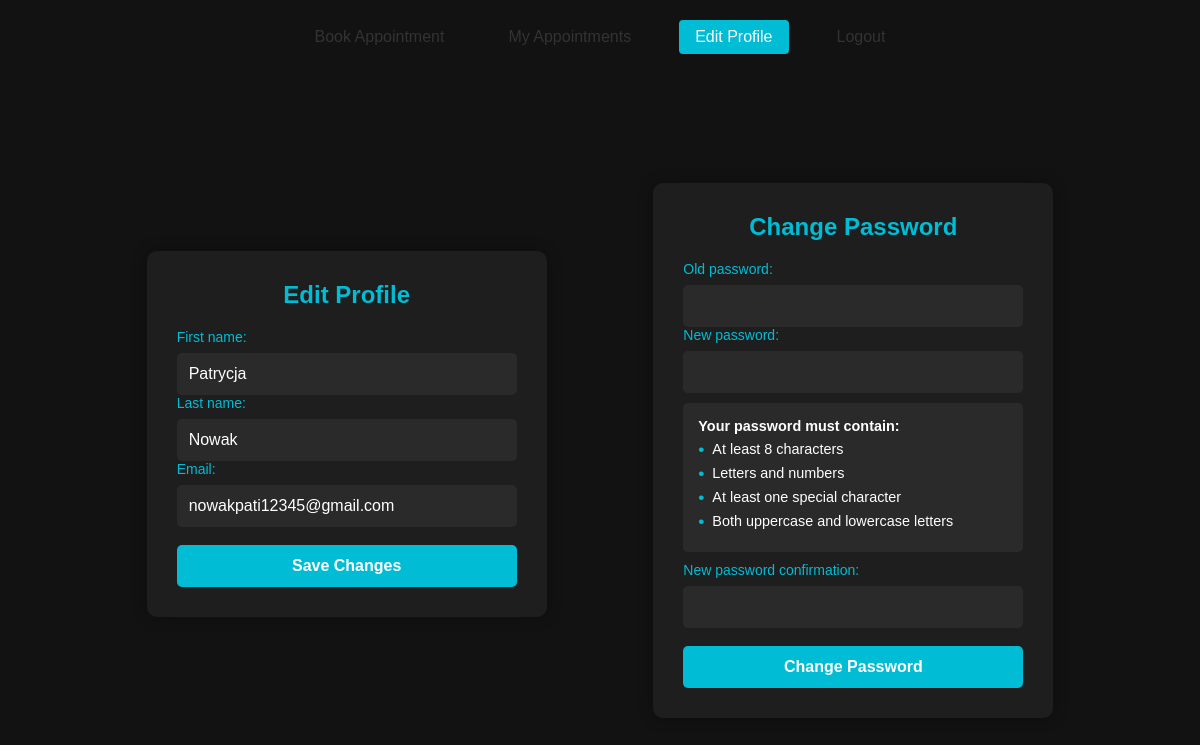
The page /edit_profile/ (signed in) on the database its author committed.
### backend/terminal/models.py (models this page shows, shortened)
class MyUser(AbstractUser):
    username = None  # Remove username field
    email = models.EmailField('email address', unique=True)
    first_name = models.CharField(max_length=30)
    last_name = models.CharField(max_length=30)
    phone_number = models.CharField(max_length=15, blank=True, null=True)
    USERNAME_FIELD = 'email'
    REQUIRED_FIELDS = ['first_name', 'last_name']
    objects = UserManager()

### backend/terminal/Functionalities/editting_account.py (the view, shortened to what this page needs)
# urls.py: path('edit_profile/', editting_account.edit_profile, name='edit_profile'),
@login_required
def edit_profile(request):
    user = request.user
    password_form = PasswordChangeForm(user)
    return render(request, 'terminal/edit_profile.html', {
        'password_form': password_form
    })

### backend/terminal/templates/terminal/edit_profile.html (shortened to what this page needs)
{% extends 'terminal/base.html' %}
{% block content %}
<div class="auth-container edit">
    <div class="auth-form">
        <h2>Edit Profile</h2>
        <form method="POST" action="{% url 'edit_profile' %}">
            <label>First name:</label>
            <input type="text" name="first_name" value="{{ user.first_name }}" required>
            <label>Last name:</label>
            <input type="text" name="last_name" value="{{ user.last_name }}" required>
            <label>Email:</label>
            <input type="email" name="email" value="{{ user.email }}" required> <br><br>
            <button type="submit">Save Changes</button>
        </form>
    </div>
    <div class="auth-form" style="margin-top: 2rem;">
        <h2>Change Password</h2>
        <form method="POST" action="{% url 'edit_profile' %}">
            {% for field in password_form %}
                <div class="form-field">
                    {{ field.label_tag }}
                    {{ field }}
                    {% if field.name == 'new_password1' %}
                        <div class="password-hints">
                            <strong>Your password must contain:</strong>
                            <ul>
                                <li>At least 8 characters</li>
                                <li>Letters and numbers</li>
                                <li>At least one special character</li>
                                <li>Both uppercase and lowercase letters</li>
                            </ul>
                        </div>
                    {% endif %}
                </div>
            {% endfor %}
            <br>
            <button type="submit">Change Password</button>
        </form>
    </div>
</div>
{% endblock %}

### backend/terminal/static/css/style.css (style rules this page uses)
* { margin: 0; padding: 0; box-sizing: border-box; }
body { font-family: Arial, sans-serif; background-color: #121212; color: #fff; min-height: 100vh; padding: 20px; }
.auth-container { display: flex; flex-wrap: wrap; flex-direction: column-reverse; justify-content: center; align-items: center; min-height: calc(100vh - 40px); padding: 20px; background-color: #121212; }
.auth-container.edit { display: flex; min-height: calc(100vh - 40px); padding: 20px; background-color: #121212; justify-content: space-evenly; flex-direction: row; align-content: center; align-items: center; }
.auth-form { background-color: #1e1e1e; padding: 30px; border-radius: 10px; box-shadow: 0 0 15px rgba(0,0,0,0.3); width: 100%; max-width: 400px; }
.auth-form h2 { color: #00bcd4; margin-bottom: 20px; text-align: center; }
.auth-form label { display: block; color: #00bcd4; margin-bottom: 8px; font-size: 14px; }
.auth-form input { width: 100%; padding: 12px; border: none; border-radius: 5px; background-color: #2a2a2a; color: #fff; font-size: 16px; }
.auth-form button { width: 100%; padding: 12px; border: none; border-radius: 5px; background-color: #00bcd4; color: #fff; font-size: 16px; font-weight: bold; cursor: pointer; transition: background-color 0.3s ease; }
.password-hints { background-color: #2a2a2a; padding: 15px; border-radius: 5px; margin: 10px 0; font-size: 0.9em; color: #fff; }
.password-hints ul { list-style-type: none; padding-left: 0; margin: 5px 0; }
.password-hints li { margin: 3px 0; display: flex; align-items: center; }
.password-hints li::before { content: "•"; color: #00bcd4; margin-right: 8px; font-size: 1.2em; }

### rows shown on the page
MyUser: first_name "Patrycja", last_name "Nowak", email "nowakpati12345@gmail.com"

### other values the page prints
{{ field.label_tag }} "Old password:" "New password:" "New password confirmation:"
